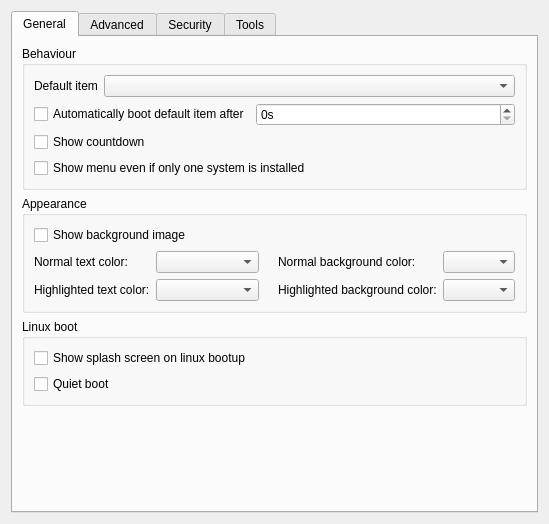
<?xml version="1.0" encoding="UTF-8"?>
<ui version="4.0">
 <class>Form</class>
 <widget class="QWidget" name="Form">
  <property name="geometry">
   <rect>
    <x>0</x>
    <y>0</y>
    <width>549</width>
    <height>524</height>
   </rect>
  </property>
  <property name="sizePolicy">
   <sizepolicy hsizetype="Preferred" vsizetype="Preferred">
    <horstretch>0</horstretch>
    <verstretch>0</verstretch>
   </sizepolicy>
  </property>
  <layout class="QVBoxLayout" name="verticalLayout">
   <item>
    <widget class="QTabWidget" name="tabWidget">
     <property name="sizePolicy">
      <sizepolicy hsizetype="Expanding" vsizetype="Ignored">
       <horstretch>0</horstretch>
       <verstretch>0</verstretch>
      </sizepolicy>
     </property>
     <property name="layoutDirection">
      <enum>Qt::LeftToRight</enum>
     </property>
     <property name="currentIndex">
      <number>0</number>
     </property>
     <widget class="QWidget" name="tab">
      <attribute name="title">
       <string>General</string>
      </attribute>
      <layout class="QVBoxLayout" name="verticalLayout_6">
       <item>
        <widget class="QGroupBox" name="groupBox_3">
         <property name="title">
          <string>Behaviour</string>
         </property>
         <layout class="QGridLayout" name="gridLayout">
          <item row="0" column="0">
           <layout class="QHBoxLayout" name="horizontalLayout_2">
            <item>
             <widget class="QLabel" name="label_4">
              <property name="sizePolicy">
               <sizepolicy hsizetype="Minimum" vsizetype="Preferred">
                <horstretch>0</horstretch>
                <verstretch>0</verstretch>
               </sizepolicy>
              </property>
              <property name="text">
               <string>Default item</string>
              </property>
             </widget>
            </item>
            <item>
             <widget class="QComboBox" name="defItem">
              <property name="sizePolicy">
               <sizepolicy hsizetype="MinimumExpanding" vsizetype="Fixed">
                <horstretch>0</horstretch>
                <verstretch>0</verstretch>
               </sizepolicy>
              </property>
             </widget>
            </item>
           </layout>
          </item>
          <item row="1" column="0">
           <layout class="QHBoxLayout" name="horizontalLayout">
            <item>
             <widget class="QCheckBox" name="autoStart">
              <property name="text">
               <string>Automatically boot default item after</string>
              </property>
             </widget>
            </item>
            <item>
             <widget class="QSpinBox" name="autoStartTimeout">
              <property name="sizePolicy">
               <sizepolicy hsizetype="MinimumExpanding" vsizetype="Fixed">
                <horstretch>0</horstretch>
                <verstretch>0</verstretch>
               </sizepolicy>
              </property>
              <property name="wrapping">
               <bool>false</bool>
              </property>
              <property name="frame">
               <bool>true</bool>
              </property>
              <property name="alignment">
               <set>Qt::AlignLeading|Qt::AlignLeft|Qt::AlignVCenter</set>
              </property>
              <property name="buttonSymbols">
               <enum>QAbstractSpinBox::UpDownArrows</enum>
              </property>
              <property name="correctionMode">
               <enum>QAbstractSpinBox::CorrectToNearestValue</enum>
              </property>
              <property name="suffix">
               <string>s</string>
              </property>
              <property name="maximum">
               <number>9999</number>
              </property>
             </widget>
            </item>
           </layout>
          </item>
          <item row="2" column="0">
           <widget class="QCheckBox" name="showCountdown">
            <property name="text">
             <string>Show countdown</string>
            </property>
           </widget>
          </item>
          <item row="3" column="0">
           <widget class="QCheckBox" name="noHidden">
            <property name="text">
             <string>Show menu even if only one system is installed</string>
            </property>
           </widget>
          </item>
         </layout>
         <zorder></zorder>
         <zorder></zorder>
         <zorder>showCountdown</zorder>
         <zorder>noHidden</zorder>
        </widget>
       </item>
       <item>
        <widget class="QGroupBox" name="groupBox_4">
         <property name="title">
          <string>Appearance</string>
         </property>
         <layout class="QGridLayout" name="gridLayout_8">
          <item row="0" column="0">
           <layout class="QHBoxLayout" name="horizontalLayout_3">
            <item>
             <widget class="QCheckBox" name="showBgImage">
              <property name="text">
               <string>Show background image</string>
              </property>
             </widget>
            </item>
            <item>
             <widget class="KUrlRequester" name="bgImage">
              <property name="sizePolicy">
               <sizepolicy hsizetype="MinimumExpanding" vsizetype="Preferred">
                <horstretch>0</horstretch>
                <verstretch>0</verstretch>
               </sizepolicy>
              </property>
              <property name="filter">
               <string>*.png *.tga *.jpg *.jpeg</string>
              </property>
             </widget>
            </item>
           </layout>
          </item>
          <item row="1" column="0">
           <layout class="QHBoxLayout" name="horizontalLayout_8">
            <item>
             <layout class="QHBoxLayout" name="horizontalLayout_5">
              <item>
               <layout class="QVBoxLayout" name="verticalLayout_4">
                <item>
                 <widget class="QLabel" name="label_9">
                  <property name="sizePolicy">
                   <sizepolicy hsizetype="Maximum" vsizetype="Preferred">
                    <horstretch>0</horstretch>
                    <verstretch>0</verstretch>
                   </sizepolicy>
                  </property>
                  <property name="text">
                   <string>Normal text color:</string>
                  </property>
                 </widget>
                </item>
                <item>
                 <widget class="QLabel" name="label_11">
                  <property name="sizePolicy">
                   <sizepolicy hsizetype="Maximum" vsizetype="Preferred">
                    <horstretch>0</horstretch>
                    <verstretch>0</verstretch>
                   </sizepolicy>
                  </property>
                  <property name="text">
                   <string>Highlighted text color:</string>
                  </property>
                 </widget>
                </item>
               </layout>
              </item>
              <item>
               <layout class="QVBoxLayout" name="verticalLayout_3">
                <item>
                 <widget class="QComboBox" name="ntCol">
                  <property name="sizePolicy">
                   <sizepolicy hsizetype="Minimum" vsizetype="Fixed">
                    <horstretch>0</horstretch>
                    <verstretch>0</verstretch>
                   </sizepolicy>
                  </property>
                 </widget>
                </item>
                <item>
                 <widget class="QComboBox" name="htCol">
                  <property name="sizePolicy">
                   <sizepolicy hsizetype="Minimum" vsizetype="Fixed">
                    <horstretch>0</horstretch>
                    <verstretch>0</verstretch>
                   </sizepolicy>
                  </property>
                 </widget>
                </item>
               </layout>
              </item>
             </layout>
            </item>
            <item>
             <spacer name="horizontalSpacer_2">
              <property name="orientation">
               <enum>Qt::Horizontal</enum>
              </property>
              <property name="sizeType">
               <enum>QSizePolicy::Minimum</enum>
              </property>
              <property name="sizeHint" stdset="0">
               <size>
                <width>13</width>
                <height>20</height>
               </size>
              </property>
             </spacer>
            </item>
            <item>
             <layout class="QHBoxLayout" name="horizontalLayout_7">
              <item>
               <layout class="QVBoxLayout" name="verticalLayout_5">
                <item>
                 <widget class="QLabel" name="label_10">
                  <property name="sizePolicy">
                   <sizepolicy hsizetype="Maximum" vsizetype="Preferred">
                    <horstretch>0</horstretch>
                    <verstretch>0</verstretch>
                   </sizepolicy>
                  </property>
                  <property name="text">
                   <string>Normal background color:</string>
                  </property>
                 </widget>
                </item>
                <item>
                 <widget class="QLabel" name="label_12">
                  <property name="sizePolicy">
                   <sizepolicy hsizetype="Maximum" vsizetype="Preferred">
                    <horstretch>0</horstretch>
                    <verstretch>0</verstretch>
                   </sizepolicy>
                  </property>
                  <property name="text">
                   <string>Highlighted background color:</string>
                  </property>
                 </widget>
                </item>
               </layout>
              </item>
              <item>
               <layout class="QVBoxLayout" name="verticalLayout_2">
                <item>
                 <widget class="QComboBox" name="nbCol">
                  <property name="sizePolicy">
                   <sizepolicy hsizetype="Minimum" vsizetype="Fixed">
                    <horstretch>0</horstretch>
                    <verstretch>0</verstretch>
                   </sizepolicy>
                  </property>
                 </widget>
                </item>
                <item>
                 <widget class="QComboBox" name="hbCol">
                  <property name="sizePolicy">
                   <sizepolicy hsizetype="Minimum" vsizetype="Fixed">
                    <horstretch>0</horstretch>
                    <verstretch>0</verstretch>
                   </sizepolicy>
                  </property>
                 </widget>
                </item>
               </layout>
              </item>
             </layout>
            </item>
           </layout>
          </item>
         </layout>
        </widget>
       </item>
       <item>
        <widget class="QGroupBox" name="groupBox_5">
         <property name="title">
          <string>Linux boot</string>
         </property>
         <layout class="QGridLayout" name="gridLayout_9">
          <item row="0" column="0">
           <widget class="QCheckBox" name="showSplash">
            <property name="text">
             <string>Show splash screen on linux bootup</string>
            </property>
           </widget>
          </item>
          <item row="1" column="0">
           <widget class="QCheckBox" name="quietBoot">
            <property name="text">
             <string>Quiet boot</string>
            </property>
           </widget>
          </item>
         </layout>
        </widget>
       </item>
       <item>
        <spacer name="verticalSpacer_3">
         <property name="orientation">
          <enum>Qt::Vertical</enum>
         </property>
         <property name="sizeHint" stdset="0">
          <size>
           <width>20</width>
           <height>293</height>
          </size>
         </property>
        </spacer>
       </item>
      </layout>
     </widget>
     <widget class="QWidget" name="tab_2">
      <attribute name="title">
       <string>Advanced</string>
      </attribute>
      <layout class="QGridLayout" name="gridLayout_2">
       <item row="0" column="0">
        <layout class="QFormLayout" name="formLayout">
         <item row="0" column="0">
          <widget class="QLabel" name="label">
           <property name="text">
            <string>Distributor (can be a command)</string>
           </property>
           <property name="alignment">
            <set>Qt::AlignRight|Qt::AlignTrailing|Qt::AlignVCenter</set>
           </property>
          </widget>
         </item>
         <item row="0" column="1">
          <widget class="QLineEdit" name="distributor"/>
         </item>
         <item row="1" column="0">
          <widget class="QLabel" name="label_2">
           <property name="text">
            <string>Default linux command line</string>
           </property>
           <property name="alignment">
            <set>Qt::AlignRight|Qt::AlignTrailing|Qt::AlignVCenter</set>
           </property>
          </widget>
         </item>
         <item row="1" column="1">
          <widget class="QLineEdit" name="cmdlineLinuxDefault"/>
         </item>
         <item row="2" column="0">
          <widget class="QLabel" name="label_3">
           <property name="text">
            <string>Graphic mode (width x height x depth)</string>
           </property>
           <property name="alignment">
            <set>Qt::AlignRight|Qt::AlignTrailing|Qt::AlignVCenter</set>
           </property>
          </widget>
         </item>
         <item row="2" column="1">
          <layout class="QHBoxLayout" name="horizontalLayout_10">
           <item>
            <widget class="QPushButton" name="probeVbe">
             <property name="text">
              <string>Probe video card</string>
             </property>
            </widget>
           </item>
           <item>
            <widget class="QLineEdit" name="gfxMode"/>
           </item>
          </layout>
         </item>
         <item row="3" column="0">
          <widget class="QLabel" name="label_13">
           <property name="text">
            <string>Startup tune</string>
           </property>
          </widget>
         </item>
         <item row="3" column="1">
          <layout class="QHBoxLayout" name="horizontalLayout_9">
           <item>
            <widget class="QComboBox" name="tunePresets"/>
           </item>
           <item>
            <widget class="QLineEdit" name="initTune"/>
           </item>
          </layout>
         </item>
        </layout>
       </item>
       <item row="1" column="0">
        <widget class="QCheckBox" name="disableGfxterm">
         <property name="text">
          <string>Disable graphical terminal</string>
         </property>
        </widget>
       </item>
       <item row="2" column="0">
        <widget class="QCheckBox" name="disableLinuxUUID">
         <property name="text">
          <string>Disable UUID passing</string>
         </property>
        </widget>
       </item>
       <item row="3" column="0">
        <widget class="QCheckBox" name="disableLinuxRecovery">
         <property name="text">
          <string>Disable recovery mode</string>
         </property>
        </widget>
       </item>
       <item row="4" column="0">
        <widget class="QCheckBox" name="disableMemtest">
         <property name="text">
          <string>Disable memtest</string>
         </property>
        </widget>
       </item>
       <item row="5" column="0">
        <widget class="QCheckBox" name="disableOsprober">
         <property name="text">
          <string>Don't search for other operating systems</string>
         </property>
        </widget>
       </item>
       <item row="6" column="0">
        <spacer name="verticalSpacer">
         <property name="orientation">
          <enum>Qt::Vertical</enum>
         </property>
         <property name="sizeHint" stdset="0">
          <size>
           <width>20</width>
           <height>297</height>
          </size>
         </property>
        </spacer>
       </item>
      </layout>
     </widget>
     <widget class="QWidget" name="tab_3">
      <attribute name="title">
       <string>Security</string>
      </attribute>
      <layout class="QGridLayout" name="gridLayout_5">
       <item row="0" column="0">
        <widget class="QCheckBox" name="secEnabled">
         <property name="text">
          <string>Enable security</string>
         </property>
        </widget>
       </item>
       <item row="1" column="0">
        <widget class="QGroupBox" name="usersGroup">
         <property name="sizePolicy">
          <sizepolicy hsizetype="Preferred" vsizetype="Maximum">
           <horstretch>0</horstretch>
           <verstretch>0</verstretch>
          </sizepolicy>
         </property>
         <property name="title">
          <string>Users</string>
         </property>
         <layout class="QGridLayout" name="gridLayout_3">
          <item row="0" column="0">
           <widget class="QTableWidget" name="users">
            <property name="sizePolicy">
             <sizepolicy hsizetype="Expanding" vsizetype="Maximum">
              <horstretch>0</horstretch>
              <verstretch>0</verstretch>
             </sizepolicy>
            </property>
            <property name="alternatingRowColors">
             <bool>true</bool>
            </property>
            <property name="selectionBehavior">
             <enum>QAbstractItemView::SelectRows</enum>
            </property>
            <property name="sortingEnabled">
             <bool>false</bool>
            </property>
            <property name="columnCount">
             <number>3</number>
            </property>
            <attribute name="horizontalHeaderShowSortIndicator" stdset="0">
             <bool>false</bool>
            </attribute>
            <attribute name="horizontalHeaderStretchLastSection">
             <bool>true</bool>
            </attribute>
            <attribute name="verticalHeaderVisible">
             <bool>false</bool>
            </attribute>
            <attribute name="verticalHeaderShowSortIndicator" stdset="0">
             <bool>false</bool>
            </attribute>
            <column/>
            <column/>
            <column/>
           </widget>
          </item>
          <item row="1" column="0">
           <layout class="QHBoxLayout" name="horizontalLayout_4">
            <item>
             <spacer name="horizontalSpacer">
              <property name="orientation">
               <enum>Qt::Horizontal</enum>
              </property>
              <property name="sizeHint" stdset="0">
               <size>
                <width>40</width>
                <height>20</height>
               </size>
              </property>
             </spacer>
            </item>
            <item>
             <widget class="QPushButton" name="userAdd">
              <property name="text">
               <string>Add</string>
              </property>
             </widget>
            </item>
            <item>
             <widget class="QPushButton" name="userDel">
              <property name="text">
               <string>Delete</string>
              </property>
             </widget>
            </item>
            <item>
             <widget class="QPushButton" name="userMod">
              <property name="text">
               <string>Edit</string>
              </property>
             </widget>
            </item>
           </layout>
          </item>
         </layout>
        </widget>
       </item>
       <item row="2" column="0">
        <widget class="QGroupBox" name="groupsGroup">
         <property name="sizePolicy">
          <sizepolicy hsizetype="Preferred" vsizetype="Maximum">
           <horstretch>0</horstretch>
           <verstretch>0</verstretch>
          </sizepolicy>
         </property>
         <property name="title">
          <string>Groups</string>
         </property>
         <layout class="QGridLayout" name="gridLayout_4">
          <item row="0" column="0">
           <widget class="QTableWidget" name="groups">
            <property name="sizePolicy">
             <sizepolicy hsizetype="Expanding" vsizetype="Maximum">
              <horstretch>0</horstretch>
              <verstretch>0</verstretch>
             </sizepolicy>
            </property>
            <property name="alternatingRowColors">
             <bool>true</bool>
            </property>
            <property name="selectionBehavior">
             <enum>QAbstractItemView::SelectRows</enum>
            </property>
            <property name="columnCount">
             <number>3</number>
            </property>
            <attribute name="horizontalHeaderStretchLastSection">
             <bool>true</bool>
            </attribute>
            <attribute name="verticalHeaderVisible">
             <bool>false</bool>
            </attribute>
            <column/>
            <column/>
            <column/>
           </widget>
          </item>
          <item row="1" column="0">
           <layout class="QHBoxLayout" name="horizontalLayout_6">
            <item>
             <spacer name="horizontalSpacer_3">
              <property name="orientation">
               <enum>Qt::Horizontal</enum>
              </property>
              <property name="sizeHint" stdset="0">
               <size>
                <width>420</width>
                <height>20</height>
               </size>
              </property>
             </spacer>
            </item>
            <item>
             <widget class="QPushButton" name="groupMod">
              <property name="text">
               <string>Edit</string>
              </property>
             </widget>
            </item>
           </layout>
          </item>
         </layout>
        </widget>
       </item>
       <item row="3" column="0">
        <spacer name="verticalSpacer_2">
         <property name="orientation">
          <enum>Qt::Vertical</enum>
         </property>
         <property name="sizeHint" stdset="0">
          <size>
           <width>20</width>
           <height>40</height>
          </size>
         </property>
        </spacer>
       </item>
      </layout>
     </widget>
     <widget class="QWidget" name="tab_4">
      <attribute name="title">
       <string>Tools</string>
      </attribute>
      <layout class="QGridLayout" name="gridLayout_6">
       <item row="0" column="0">
        <widget class="QGroupBox" name="groupBox">
         <property name="sizePolicy">
          <sizepolicy hsizetype="Preferred" vsizetype="Maximum">
           <horstretch>0</horstretch>
           <verstretch>0</verstretch>
          </sizepolicy>
         </property>
         <property name="title">
          <string>Bootloader details</string>
         </property>
         <layout class="QFormLayout" name="formLayout_2">
          <item row="0" column="0">
           <widget class="QLabel" name="label_5">
            <property name="text">
             <string>Package name:</string>
            </property>
           </widget>
          </item>
          <item row="0" column="1">
           <widget class="QLabel" name="pkgName">
            <property name="sizePolicy">
             <sizepolicy hsizetype="Expanding" vsizetype="Preferred">
              <horstretch>0</horstretch>
              <verstretch>0</verstretch>
             </sizepolicy>
            </property>
            <property name="frameShape">
             <enum>QFrame::Box</enum>
            </property>
            <property name="frameShadow">
             <enum>QFrame::Plain</enum>
            </property>
            <property name="text">
             <string/>
            </property>
           </widget>
          </item>
          <item row="1" column="0">
           <widget class="QLabel" name="label_6">
            <property name="text">
             <string>Package version:</string>
            </property>
           </widget>
          </item>
          <item row="1" column="1">
           <widget class="QLabel" name="pkgVersion">
            <property name="sizePolicy">
             <sizepolicy hsizetype="Expanding" vsizetype="Preferred">
              <horstretch>0</horstretch>
              <verstretch>0</verstretch>
             </sizepolicy>
            </property>
            <property name="frameShape">
             <enum>QFrame::Box</enum>
            </property>
            <property name="text">
             <string/>
            </property>
           </widget>
          </item>
          <item row="2" column="0">
           <widget class="QLabel" name="label_7">
            <property name="text">
             <string>Host OS:</string>
            </property>
           </widget>
          </item>
          <item row="2" column="1">
           <widget class="QLabel" name="hostOS">
            <property name="sizePolicy">
             <sizepolicy hsizetype="Expanding" vsizetype="Preferred">
              <horstretch>0</horstretch>
              <verstretch>0</verstretch>
             </sizepolicy>
            </property>
            <property name="frameShape">
             <enum>QFrame::Box</enum>
            </property>
            <property name="text">
             <string/>
            </property>
           </widget>
          </item>
         </layout>
        </widget>
       </item>
       <item row="1" column="0">
        <widget class="QGroupBox" name="groupBox_2">
         <property name="title">
          <string>Installation drives</string>
         </property>
         <layout class="QGridLayout" name="gridLayout_7">
          <item row="0" column="0">
           <widget class="QLabel" name="label_8">
            <property name="text">
             <string>(Re)install grub on the following devices:</string>
            </property>
           </widget>
          </item>
          <item row="1" column="0">
           <widget class="QListWidget" name="devices"/>
          </item>
         </layout>
        </widget>
       </item>
      </layout>
     </widget>
    </widget>
   </item>
  </layout>
 </widget>
 <customwidgets>
  <customwidget>
   <class>KUrlRequester</class>
   <extends>QFrame</extends>
   <header>kurlrequester.h</header>
  </customwidget>
 </customwidgets>
 <resources/>
 <connections/>
</ui>
